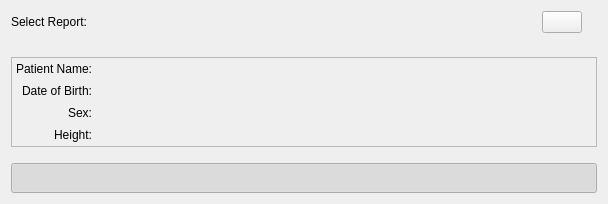
<?xml version="1.0" encoding="UTF-8"?>
<ui version="4.0">
 <class>qSlicerLongitudinalPETCTReportSelectionWidget</class>
 <widget class="QWidget" name="qSlicerLongitudinalPETCTReportSelectionWidget">
  <property name="geometry">
   <rect>
    <x>0</x>
    <y>0</y>
    <width>608</width>
    <height>204</height>
   </rect>
  </property>
  <property name="windowTitle">
   <string>Form</string>
  </property>
  <layout class="QVBoxLayout" name="verticalLayout">
   <property name="spacing">
    <number>16</number>
   </property>
   <item>
    <layout class="QFormLayout" name="formLayout">
     <property name="horizontalSpacing">
      <number>12</number>
     </property>
     <item row="0" column="0">
      <widget class="QLabel" name="LabelSelectReport">
       <property name="text">
        <string>Select Report:</string>
       </property>
      </widget>
     </item>
     <item row="0" column="1">
      <layout class="QHBoxLayout" name="horizontalLayout" stretch="1,0,0">
       <property name="spacing">
        <number>8</number>
       </property>
       <item>
        <widget class="qMRMLNodeComboBox" name="MRMLNodeComboBoxReport" native="true">
         <property name="toolTip">
          <string>Select a Report in order to perform PET/CT analysis</string>
         </property>
        </widget>
       </item>
       <item>
        <widget class="QPushButton" name="ButtonModuleSettings">
         <property name="sizePolicy">
          <sizepolicy hsizetype="Minimum" vsizetype="Minimum">
           <horstretch>0</horstretch>
           <verstretch>0</verstretch>
          </sizepolicy>
         </property>
         <property name="toolTip">
          <string>Default settings for this module.</string>
         </property>
         <property name="text">
          <string/>
         </property>
         <property name="icon">
          <iconset resource="../qSlicerLongitudinalPETCTModule.qrc">
           <normaloff>:/Icons/settings_small.png</normaloff>:/Icons/settings_small.png</iconset>
         </property>
         <property name="iconSize">
          <size>
           <width>10</width>
           <height>10</height>
          </size>
         </property>
         <property name="default">
          <bool>false</bool>
         </property>
         <property name="flat">
          <bool>false</bool>
         </property>
        </widget>
       </item>
       <item>
        <widget class="QLabel" name="LabelInfo">
         <property name="styleSheet">
          <string notr="true">QLabel QToolTip {background-color: #858585; color: #FFF;}</string>
         </property>
         <property name="text">
          <string/>
         </property>
         <property name="pixmap">
          <pixmap resource="../qSlicerLongitudinalPETCTModule.qrc">:/Icons/help.png</pixmap>
         </property>
        </widget>
       </item>
      </layout>
     </item>
    </layout>
   </item>
   <item>
    <widget class="QFrame" name="FrameInformation">
     <property name="frameShape">
      <enum>QFrame::StyledPanel</enum>
     </property>
     <property name="frameShadow">
      <enum>QFrame::Sunken</enum>
     </property>
     <layout class="QGridLayout" name="gridLayout" columnstretch="0,1">
      <property name="horizontalSpacing">
       <number>12</number>
      </property>
      <property name="verticalSpacing">
       <number>8</number>
      </property>
      <property name="margin">
       <number>4</number>
      </property>
      <item row="0" column="0">
       <widget class="QLabel" name="LabelName">
        <property name="styleSheet">
         <string notr="true">border: none</string>
        </property>
        <property name="text">
         <string>Patient Name:</string>
        </property>
        <property name="alignment">
         <set>Qt::AlignRight|Qt::AlignTrailing|Qt::AlignVCenter</set>
        </property>
       </widget>
      </item>
      <item row="1" column="0">
       <widget class="QLabel" name="LabelDoB">
        <property name="styleSheet">
         <string notr="true">border: none</string>
        </property>
        <property name="text">
         <string>Date of Birth:</string>
        </property>
        <property name="alignment">
         <set>Qt::AlignRight|Qt::AlignTrailing|Qt::AlignVCenter</set>
        </property>
       </widget>
      </item>
      <item row="2" column="0">
       <widget class="QLabel" name="LabelSex">
        <property name="styleSheet">
         <string notr="true">border: none</string>
        </property>
        <property name="text">
         <string>Sex:</string>
        </property>
        <property name="alignment">
         <set>Qt::AlignRight|Qt::AlignTrailing|Qt::AlignVCenter</set>
        </property>
       </widget>
      </item>
      <item row="0" column="1">
       <widget class="QLabel" name="LabelNameInfo">
        <property name="styleSheet">
         <string notr="true">border: none</string>
        </property>
        <property name="text">
         <string/>
        </property>
       </widget>
      </item>
      <item row="1" column="1">
       <widget class="QLabel" name="LabelDoBInfo">
        <property name="styleSheet">
         <string notr="true">border: none</string>
        </property>
        <property name="text">
         <string/>
        </property>
       </widget>
      </item>
      <item row="2" column="1">
       <widget class="QLabel" name="LabelSexInfo">
        <property name="styleSheet">
         <string notr="true">border: none</string>
        </property>
        <property name="text">
         <string/>
        </property>
       </widget>
      </item>
      <item row="3" column="0">
       <widget class="QLabel" name="LabelSize">
        <property name="text">
         <string>Height:</string>
        </property>
        <property name="alignment">
         <set>Qt::AlignRight|Qt::AlignTrailing|Qt::AlignVCenter</set>
        </property>
       </widget>
      </item>
      <item row="3" column="1">
       <widget class="QLabel" name="LabelSizeInfo">
        <property name="text">
         <string/>
        </property>
       </widget>
      </item>
     </layout>
    </widget>
   </item>
   <item>
    <widget class="ctkExpandButton" name="ExpandButton">
     <property name="sizePolicy">
      <sizepolicy hsizetype="Expanding" vsizetype="Preferred">
       <horstretch>0</horstretch>
       <verstretch>0</verstretch>
      </sizepolicy>
     </property>
     <property name="minimumSize">
      <size>
       <width>0</width>
       <height>16</height>
      </size>
     </property>
     <property name="toolTip">
      <string>Show/hide expandable patient information panel</string>
     </property>
     <property name="checkable">
      <bool>true</bool>
     </property>
     <property name="checked">
      <bool>true</bool>
     </property>
     <property name="mirrorOnExpand" stdset="0">
      <bool>true</bool>
     </property>
    </widget>
   </item>
  </layout>
 </widget>
 <customwidgets>
  <customwidget>
   <class>ctkExpandButton</class>
   <extends>QToolButton</extends>
   <header>ctkExpandButton.h</header>
  </customwidget>
  <customwidget>
   <class>qMRMLNodeComboBox</class>
   <extends>QWidget</extends>
   <header>qMRMLNodeComboBox.h</header>
   <container>1</container>
  </customwidget>
 </customwidgets>
 <resources>
  <include location="../qSlicerLongitudinalPETCTModule.qrc"/>
 </resources>
 <connections>
  <connection>
   <sender>ExpandButton</sender>
   <signal>toggled(bool)</signal>
   <receiver>FrameInformation</receiver>
   <slot>setVisible(bool)</slot>
   <hints>
    <hint type="sourcelabel">
     <x>262</x>
     <y>143</y>
    </hint>
    <hint type="destinationlabel">
     <x>262</x>
     <y>82</y>
    </hint>
   </hints>
  </connection>
 </connections>
</ui>
